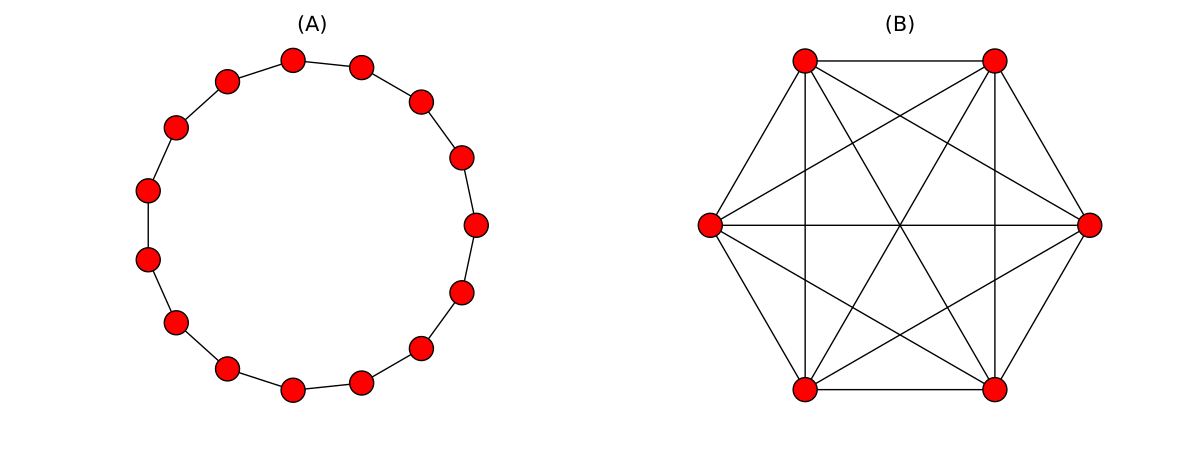

The script that drew this image:
import igraph as ig
import matplotlib.pyplot as plt
import networkx as nx


def plotNetwor():
    g1 = ig.Graph.Watts_Strogatz(1, 15, 1, 0)
    pos1 = g1.layout_circle()
    gnx1 = ig2nx(g1)
    

    gKS = ig.Graph.Erdos_Renyi(6, 1)
    posKS = gKS.layout_circle()
    gnxKS = ig2nx(gKS)

    
    #fig, ax = plt.subplots(1, 2, figsize=(12, 4.5), aspect='equal')
    fig = plt.figure(figsize=(12, 4.5))
    ax = [plt.subplot(121, aspect='equal'), plt.subplot(122, aspect='equal')]

    nx.draw_networkx_nodes(gnx1, pos1, ax=ax[0], edgecolors='black')
    nx.draw_networkx_nodes(gnxKS, posKS, ax=ax[1], edgecolors='black')

    nx.draw_networkx_edges(gnx1, pos1, ax=ax[0])
    nx.draw_networkx_edges(gnxKS, posKS, ax=ax[1])

    ax[0].set_title('(A)', fontsize=15)
    ax[0].set_axis_off()
    ax[1].set_title('(B)', fontsize=15)
    ax[1].set_axis_off()

    plt.tight_layout()




def ig2nx(g):
    gnx = nx.Graph()
    node_att = [(node.index, node.attributes()) for node in g.vs]
    gnx.add_nodes_from(node_att)
    edge_att = [(edge.source, edge.target, edge.attributes()) for edge in g.es]
    gnx.add_edges_from(edge_att)

    return gnx
